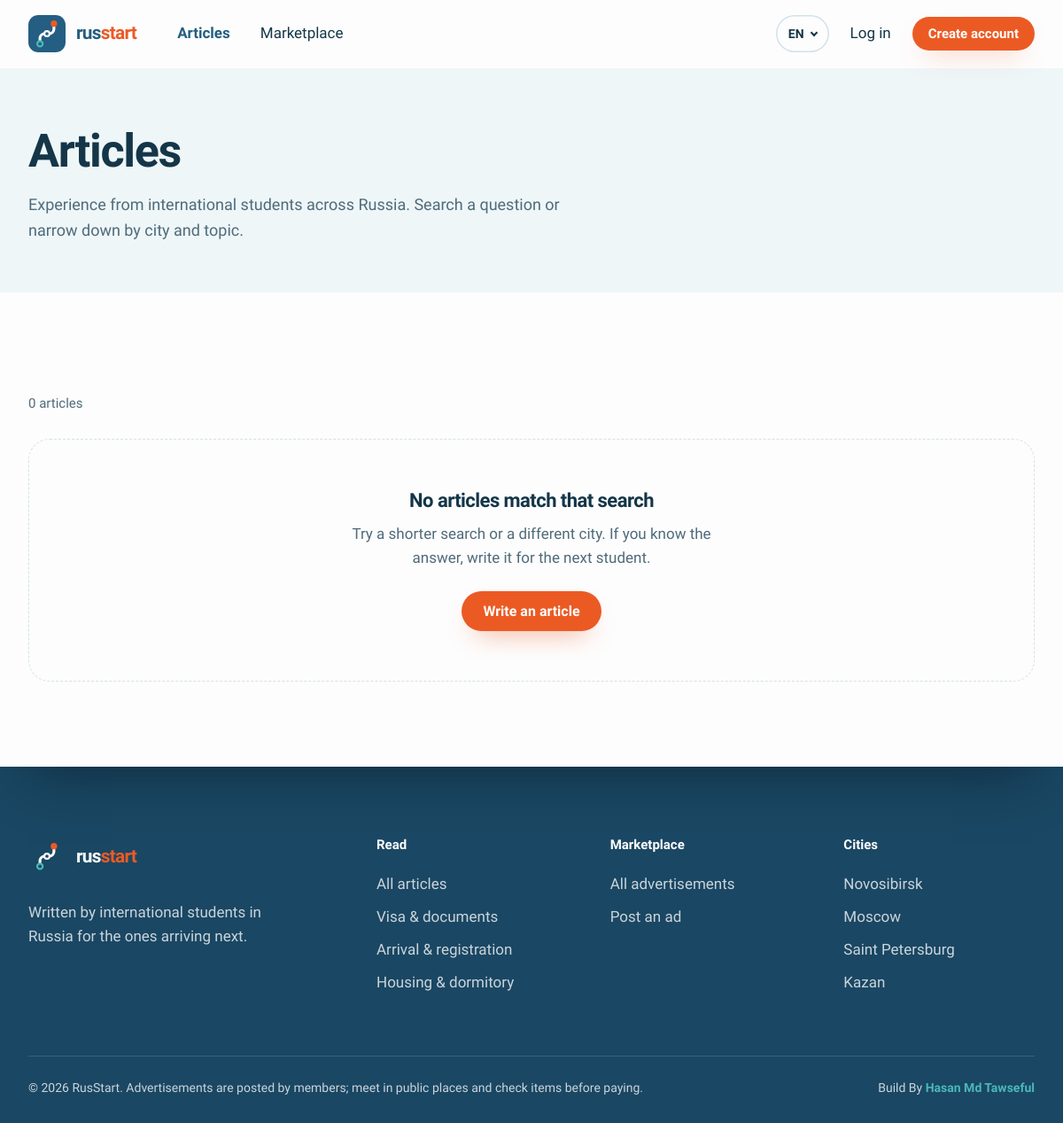
The page /articles on the database its author committed.
### tables this page shows
CREATE TABLE IF NOT EXISTS categories (
    id         INT UNSIGNED AUTO_INCREMENT PRIMARY KEY,
    type       ENUM('article','ad') NOT NULL,
    name       VARCHAR(80)  NOT NULL,
    name_ru    VARCHAR(80)  NULL,
    slug       VARCHAR(100) NOT NULL,
    is_default TINYINT(1)   NOT NULL DEFAULT 0,
    created_at TIMESTAMP    NOT NULL DEFAULT CURRENT_TIMESTAMP,
    UNIQUE KEY uq_type_slug (type, slug)
);

CREATE TABLE IF NOT EXISTS cities (
    id         INT UNSIGNED AUTO_INCREMENT PRIMARY KEY,
    name       VARCHAR(80)  NOT NULL,
    name_ru    VARCHAR(80)  NULL,
    slug       VARCHAR(100) NOT NULL UNIQUE,
    is_default TINYINT(1)   NOT NULL DEFAULT 0,
    created_at TIMESTAMP    NOT NULL DEFAULT CURRENT_TIMESTAMP
);

### app/helpers.php (the view, shortened to what this page needs)
<?php
function e($value): string
{
    return htmlspecialchars((string) $value, ENT_QUOTES, 'UTF-8');
}
function url(string $path = ''): string
{
    return BASE_URL . (LANG === 'ru' ? '/ru' : '') . '/' . ltrim($path, '/');
}
function base_url(string $path = ''): string
{
    return BASE_URL . '/' . ltrim($path, '/');
}
function asset(string $path): string
{
    $file = ROOT . '/assets/' . $path;
    return base_url('assets/' . $path) . '?v=' . (is_file($file) ? filemtime($file) : 1);
}
function render(string $view, array $data = []): void
{
    extract($data);
    require ROOT . "/app/views/$view.php";
    $content = ob_get_clean();
    require ROOT . '/app/views/layout.php';
}
function partial(string $name, array $data = []): void
{
    extract($data);
    require ROOT . "/app/views/partials/$name.php";
}
function all_cities(): array
{
    global $config;
    static $rows = null;
    return $rows ??= q('SELECT c.id, ' . name_sql('c') . ' AS name, c.slug FROM cities c
                        ORDER BY c.slug = ? DESC, c.is_default DESC, IF(c.is_default, c.id, 0), name',
        [$config['main_city']])->fetchAll();
}
function all_categories(string $type): array
{
    return q('SELECT k.id, ' . name_sql('k') . ' AS name, k.slug FROM categories k
              WHERE k.type = ? ORDER BY k.is_default DESC, IF(k.is_default, k.id, 0), name', [$type])->fetchAll();
}

### app/pages/articles.php (called while the page is built)
<?php
$data = listing('articles', 10);
render('articles', $data + [
    'title'      => t('Articles from students in Russia'),
    'categories' => all_categories('article'),
]);

### app/i18n.php (called while the page is built, shortened)
<?php
function t(string $text, ...$args): string
{
    $text = $GLOBALS['strings'][$text] ?? $text;
    return $args ? vsprintf($text, $args) : $text;
}
function et(string $text, ...$args): string
{
    return htmlspecialchars(t($text, ...$args), ENT_QUOTES, 'UTF-8');
}
function name_sql(string $alias): string
{
    return LANG === 'ru' ? "COALESCE(NULLIF($alias.name_ru, ''), $alias.name)" : "$alias.name";
}

### app/auth.php (called while the page is built, shortened)
<?php
function current_user(): ?array
{
    static $user = false;
    if ($user === false) {
        $user = null;
    }
    return $user;
}

### app/db.php (called while the page is built)
<?php
function db(): PDO
{
    static $pdo = null;
    if ($pdo === null) {
        global $config;
        $d = $config['db'];
        $dsn = "mysql:host={$d['host']};port={$d['port']};dbname={$d['name']};charset=utf8mb4";
        try {
            $pdo = new PDO($dsn, $d['user'], $d['pass'], [
                PDO::ATTR_ERRMODE            => PDO::ERRMODE_EXCEPTION,
                PDO::ATTR_DEFAULT_FETCH_MODE => PDO::FETCH_ASSOC,
                PDO::ATTR_EMULATE_PREPARES   => false,
            ]);
        } catch (PDOException $e) {
            http_response_code(500);
            $detail = $config['debug'] ? htmlspecialchars($e->getMessage()) : '';
            exit("<h1>Database is not reachable</h1><p>Check that MySQL is running and the settings in config/config.php are correct.</p><p>$detail</p>");
        }
    }
    return $pdo;
}
function q(string $sql, array $params = []): PDOStatement
{
    $st = db()->prepare($sql);
    $st->execute($params);
    return $st;
}

### app/views/partials/filters.php (called while the page is built, shortened)
<?= select_field('city', t('City'), all_cities(), ['selected' => $filters['city'], 'value_key' => 'slug', 'any' => t('All cities')]) ?>

### config/config.php (called while the page is built, shortened)
<?php
$config = [
    'app_name' => 'RusStart',
    'main_city' => 'novosibirsk',
    'db' => [
        'host' => '127.0.0.1',
        'port' => 3307,
        'name' => 'russtart',
        'user' => 'root',
        'pass' => '',
    ],
    'mail' => [
        'driver'    => 'log',
        'from'      => 'no-reply@russtart.local',
        'from_name' => 'RusStart',
        'smtp'      => ['host' => 'smtp.gmail.com', 'port' => 587, 'secure' => 'tls', 'user' => '', 'pass' => ''],
    ],
    'debug' => true,
];
$local = __DIR__ . '/config.local.php';
return $config;

### app/bootstrap.php (called while the page is built, shortened)
<?php
$config = require ROOT . '/config/config.php';
require ROOT . '/app/db.php';
require ROOT . '/app/helpers.php';
require ROOT . '/app/i18n.php';
require ROOT . '/app/auth.php';

### app/helpers.php (the view, shortened to what this page needs)
<?php
function e($value): string
{
    return htmlspecialchars((string) $value, ENT_QUOTES, 'UTF-8');
}
function url(string $path = ''): string
{
    return BASE_URL . (LANG === 'ru' ? '/ru' : '') . '/' . ltrim($path, '/');
}
function base_url(string $path = ''): string
{
    return BASE_URL . '/' . ltrim($path, '/');
}
function asset(string $path): string
{
    $file = ROOT . '/assets/' . $path;
    return base_url('assets/' . $path) . '?v=' . (is_file($file) ? filemtime($file) : 1);
}
function render(string $view, array $data = []): void
{
    extract($data);
    require ROOT . "/app/views/$view.php";
    $content = ob_get_clean();
    require ROOT . '/app/views/layout.php';
}
function partial(string $name, array $data = []): void
{
    extract($data);
    require ROOT . "/app/views/partials/$name.php";
}
function all_cities(): array
{
    global $config;
    static $rows = null;
    return $rows ??= q('SELECT c.id, ' . name_sql('c') . ' AS name, c.slug FROM cities c
                        ORDER BY c.slug = ? DESC, c.is_default DESC, IF(c.is_default, c.id, 0), name',
        [$config['main_city']])->fetchAll();
}
function all_categories(string $type): array
{
    return q('SELECT k.id, ' . name_sql('k') . ' AS name, k.slug FROM categories k
              WHERE k.type = ? ORDER BY k.is_default DESC, IF(k.is_default, k.id, 0), name', [$type])->fetchAll();
}

### index.php (shortened to what this page needs)
<?php
require __DIR__ . '/app/bootstrap.php';
$path = ROUTE_PATH;
$slug = '([a-z0-9][a-z0-9-]*)';
$routes = [
    '#^/$#'                           => 'home',
    '#^/go$#'                         => 'go',
    '#^/language/(en|ru)$#'           => 'lang',
    '#^/login$#'                      => 'login',
    '#^/register$#'                   => 'register',
    '#^/check$#'                      => 'check',
    '#^/forgot-password$#'            => 'forgot',
    '#^/reset-password$#'             => 'reset',
    '#^/logout$#'                     => 'logout',
    '#^/me$#'                         => 'me',
    '#^/articles$#'                   => 'articles',
    '#^/articles/new$#'               => 'article_form',
    "#^/articles/$slug/edit$#"        => 'article_form',
    "#^/articles/$slug/delete$#"      => 'article_delete',
    "#^/articles/$slug$#"             => 'article_show',
    '#^/market$#'                     => 'market',
    '#^/market/new$#'                 => 'ad_form',
    "#^/market/$slug/edit$#"          => 'ad_form',
    "#^/market/$slug/delete$#"        => 'ad_delete',
    "#^/market/$slug$#"               => 'ad_show',
    "#^/city/$slug$#"                 => 'city',
];
foreach ($routes as $pattern => $page) {
    if (preg_match($pattern, $path, $m)) {
        require ROOT . "/app/pages/$page.php";
        exit;
    }
}

### app/views/layout.php (shortened to what this page needs)
<?php
$me = current_user();
$here = ROUTE_PATH;
$nav = fn(string $prefix) => str_starts_with($here, $prefix) ? ' aria-current="page"' : '';
$footerTopics = array_slice(all_categories('article'), 0, 3);
?>
<!doctype html>
<html lang="<?= LANG ?>">
<head>
    <link rel="stylesheet" href="<?= asset('css/app.css') ?>">
</head>
<body class="<?= e($bodyClass ?? '') ?>">
<header class="site-header" data-header>
    <div class="wrap header-row">
        <nav class="site-nav" id="site-nav" data-nav>
            <ul class="nav-links">
                <li><a href="<?= url('articles') ?>"<?= $nav('/articles') ?>><?= et('Articles') ?></a></li>
                <li><a href="<?= url('market') ?>"<?= $nav('/market') ?>><?= et('Marketplace') ?></a></li>
            </ul>
            <div class="nav-actions">
                <div class="menu lang" data-menu>
                    <button class="lang-btn" type="button" aria-expanded="false" aria-haspopup="true" data-menu-btn>
                        <span class="sr"><?= et('Language') ?>: </span><?= strtoupper(LANG) ?>
                    </button>
                </div>
                <?php if ($me): ?>
                    <a class="btn btn-ghost btn-sm" href="<?= url('market/new') ?>"><?= et('Post an ad') ?></a>
                    <a class="btn btn-primary btn-sm" href="<?= url('articles/new') ?>"><?= et('Write an article') ?></a>
                    <div class="menu account" data-menu>
                        <button class="avatar" type="button" aria-expanded="false" aria-haspopup="true" data-menu-btn>
                            <span class="sr"><?= et('Account menu') ?> </span><?= e(initials($me['name'])) ?>
                        </button>
                        <div class="menu-panel" data-menu-panel>
                            <p class="menu-who"><strong><?= e($me['name']) ?></strong><span>@<?= e($me['username']) ?></span></p>
                            <a href="<?= url('me') ?>"><?= et('My posts') ?></a>
                            <?php if ($me['city_slug']): ?>
                                <a href="<?= url('city/' . $me['city_slug']) ?>"><?= e($me['city_name']) ?></a>
                            <?php endif ?>
                            <form method="post" action="<?= url('logout') ?>">
                                <?= csrf_field() ?>
                                <button type="submit"><?= et('Log out') ?></button>
                            </form>
                        </div>
                    </div>
                <?php else: ?>
                    <a class="nav-login" href="<?= url('login') ?>"><?= et('Log in') ?></a>
                    <a class="btn btn-primary btn-sm" href="<?= url('register') ?>"><?= et('Create account') ?></a>
                <?php endif ?>
            </div>
        </nav>
    </div>
</header>
<main id="main">
<?= $content ?>
</main>
<footer class="site-footer">
    <div class="wrap footer-grid">
        <div class="footer-about">
            <p><?= et('Written by international students in Russia for the ones arriving next.') ?></p>
        </div>
        <nav aria-label="<?= et('Read') ?>">
            <h2><?= et('Read') ?></h2>
            <a href="<?= url('articles') ?>"><?= et('All articles') ?></a>
            <?php foreach ($footerTopics as $topic): ?>
                <a href="<?= url('articles?category=' . $topic['slug']) ?>"><?= e($topic['name']) ?></a>
            <?php endforeach ?>
        </nav>
        <nav aria-label="<?= et('Marketplace') ?>">
            <h2><?= et('Marketplace') ?></h2>
            <a href="<?= url('market') ?>"><?= et('All advertisements') ?></a>
            <a href="<?= url('market/new') ?>"><?= et('Post an ad') ?></a>
        </nav>
        <nav aria-label="<?= et('Cities') ?>">
            <h2><?= et('Cities') ?></h2>
            <?php foreach (array_slice(all_cities(), 0, 4) as $c): ?>
                <a href="<?= url('city/' . $c['slug']) ?>"><?= e($c['name']) ?></a>
            <?php endforeach ?>
        </nav>
    </div>
    <div class="wrap footer-base">
        <p>&copy; <?= date('Y') ?> RusStart. <?= et('Advertisements are posted by members; meet in public places and check items before paying.') ?></p>
        <p class="footer-credit">Build By <a href="mailto:tawsefulh@gmail.com">Hasan Md Tawseful</a></p>
    </div>
</footer>
</body>
</html>

### rows shown on the page
categories: name "Visa & documents"
categories: name "Arrival & registration"
categories: name "Housing & dormitory"
cities: name "Novosibirsk"
cities: name "Moscow"
cities: name "Saint Petersburg"
cities: name "Kazan"

### other values the page prints
tn($total, 'article') "0 articles"
